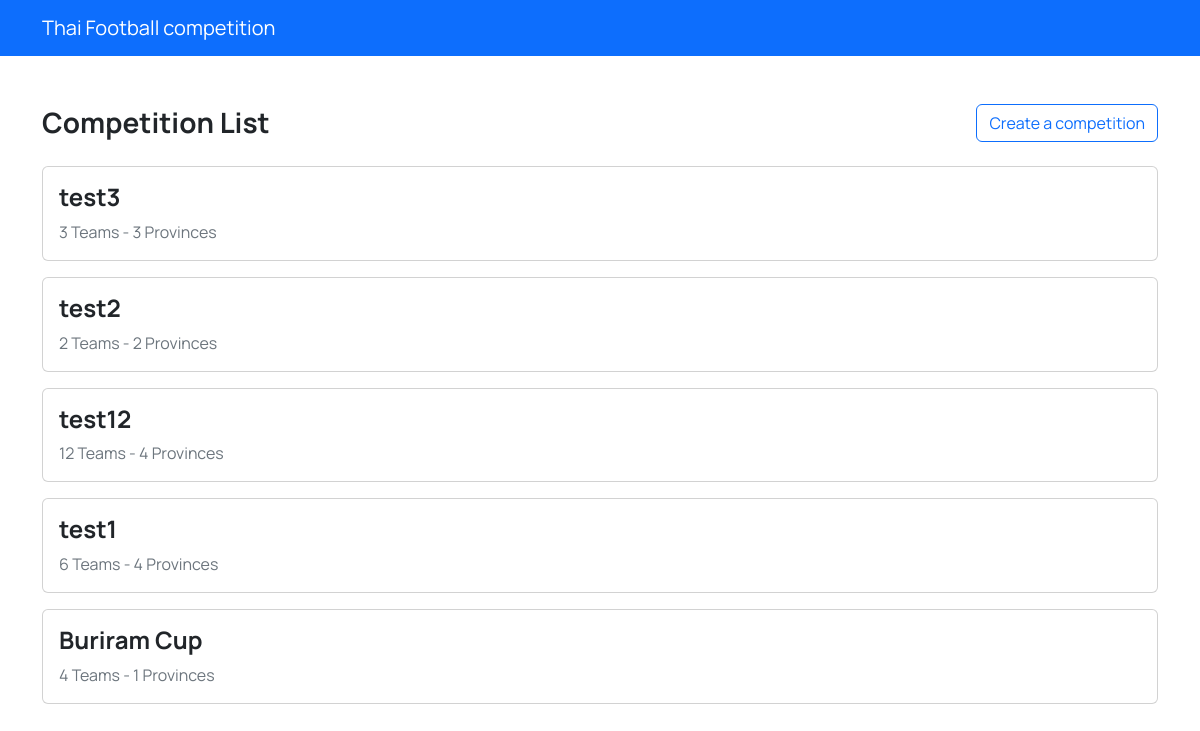
The page / on the database its author committed.
### tables this page shows
CREATE TABLE `competitions` (
  `id` int(11) NOT NULL,
  `name` varchar(60) NOT NULL,
  `slug` varchar(60) NOT NULL,
  `max_teams` int(11) NOT NULL,
  `banner` text DEFAULT NULL
);

### index.php (the view, shortened to what this page needs)
<?php
  include_once('./DatabaseConfig/connect.php');
?>
<!DOCTYPE html>
<html lang="en">
<head>
  <link rel="stylesheet" href="./assets/compiled/css/bootstrap.css" />
</head>
<body>
  <?php
    $sql = "SELECT c.* , COUNT(ap.provinces_id) AS count_province
    FROM competitions c
    LEFT JOIN allowed_provinces ap ON c.id = ap.competitions_id
    GROUP BY c.id ORDER BY c.id DESC;";
    $results = $conn->query($sql);
  ?>
  <nav class="navbar navbar-expand-lg navbar-dark bg-primary">
    <div class="container">
      <a class="navbar-brand" href="index.php">Thai Football competition</a>
    </div>
  </nav>
  <main class="container py-5">
    <header class="mb-4 d-flex align-items-center justify-content-between">
      <h3 class="mb-0">Competition List</h3>
      <a class="btn btn-outline-primary" href="create.php">Create a competition</a>
    </header>
    <section class="competition-list">
      <?php
        while($competition = $results->fetch_assoc()){
      ?>
      <a href="detail.php?competition_slug=<?=$competition['slug']?>">
        <article class="competition-box card mb-3">
          <div class="card-body">
            <h4><?=$competition['name']?></h4>
            <p class="text-muted mb-0"><?=$competition['max_teams']?> Teams - <?=$competition['count_province']?> Provinces</p>
          </div>
        </article>
      </a>
      <?php
        }
      ?>
    </section>
  </main>
</body>
</html>

### rows shown on the page
competitions: name "test3", max_teams "3", count_province "3"
competitions: name "test2", max_teams "2", count_province "2"
competitions: name "test12", max_teams "12", count_province "4"
competitions: name "test1", max_teams "6", count_province "4"
competitions: name "Buriram Cup", max_teams "4", count_province "1"
